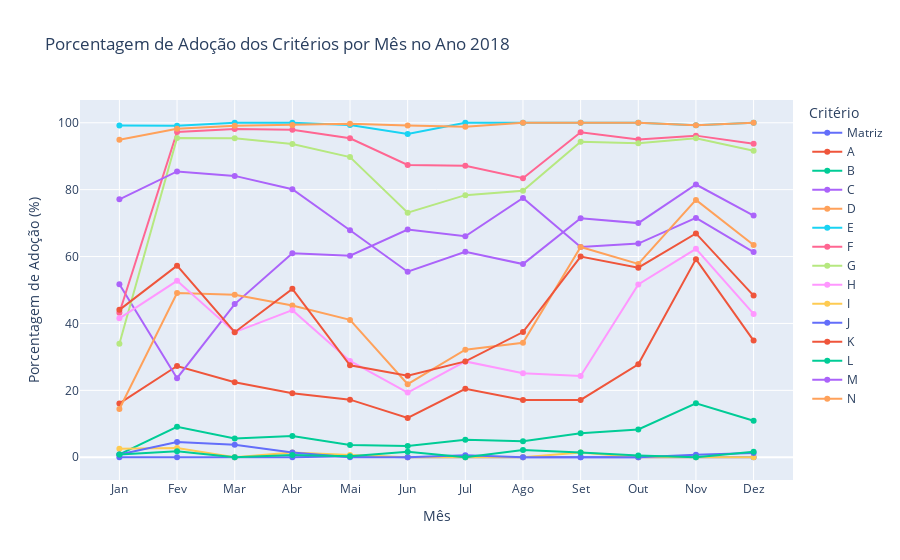
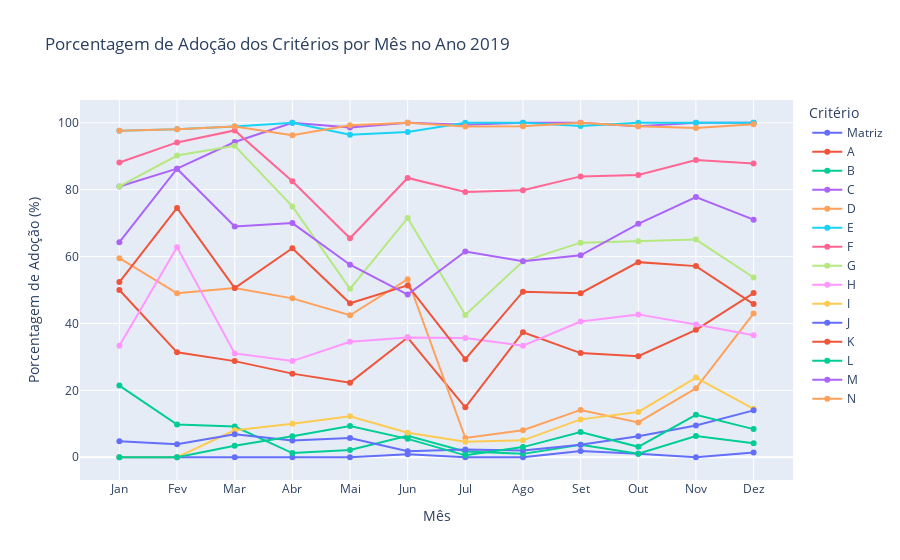

Notebook code for these charts, in order:
### Markdown cell above
## 11. Critérios Mensais
Aqui veremos a quais critérios estão mais presentes ao longos dos meses de cada anoa de relatórios publicados.

### Code cell
# Definir os critérios
raw_data = [
    "Matriz de Achados?",
    "a. Questões de Auditoria",
    "b. Subquestões de Auditoria",
    "c. Descrição sumária",
    "d. Critério (O que deveria ser)",
    "e. Condição ou situação encontrada (O que é) [achados]",
    "f. Evidências",
    "g. Informação extraída das evidências",
    "h. Causas",
    "i. Efeitos",
    "j. Boas Práticas",
    "k. Recomendações",
    "l. Benefícios esperados",
    "m. Manifestação",
    "n. Conclusões"
]

# Renomear as colunas para nomes mais curtos e legíveis
renomear_dict = {
    "Matriz de Achados?": "Matriz",
    "a. Questões de Auditoria": "A",
    "b. Subquestões de Auditoria": "B",
    "c. Descrição sumária": "C",
    "d. Critério (O que deveria ser)": "D",
    "e. Condição ou situação encontrada (O que é) [achados]": "E",
    "f. Evidências": "F",
    "g. Informação extraída das evidências": "G",
    "h. Causas": "H",
    "i. Efeitos": "I",
    "j. Boas Práticas": "J",
    "k. Recomendações": "K",
    "l. Benefícios esperados": "L",
    "m. Manifestação": "M",
    "n. Conclusões": "N"
}

# Renomear as colunas no DataFrame
tabela_relatorios = tabela_relatorios.rename(columns=renomear_dict)

# Converter as colunas renomeadas para tipo float, substituindo por NaN para valores inválidos
renamed_columns = list(renomear_dict.values())
tabela_relatorios[renamed_columns] = tabela_relatorios[renamed_columns].apply(pd.to_numeric, errors='coerce')

# Converter a coluna 'Data' para o formato datetime (já que a nova base tem o formato 'YYYY-MM-DD')
tabela_relatorios['Data'] = pd.to_datetime(tabela_relatorios['Data'], format='%Y-%m-%d')

# Filtrar apenas os anos que não são NaN
tabela_relatorios = tabela_relatorios.dropna(subset=['Ano'])
tabela_relatorios['Ano'] = tabela_relatorios['Ano'].astype(int)  # Converter a coluna 'Ano' para int após remover os NaN

# Criar um DataFrame para armazenar as porcentagens de adoção dos critérios por mês e ano
contagens_criterios_mes_ano = []

# Obter a lista de anos únicos
anos = tabela_relatorios['Ano'].unique()

# Iterar sobre cada ano
for ano in anos:
    # Filtrar o DataFrame para o ano atual
    df_ano = tabela_relatorios[tabela_relatorios['Ano'] == ano]

    # Iterar sobre cada mês
    meses_ordenados = ['jan', 'fev', 'mar', 'abr', 'mai', 'jun', 'jul', 'ago', 'set', 'out', 'nov', 'dez']
    for mes_nome in meses_ordenados:
        # Filtrar o DataFrame para o mês atual, usando o nome do mês em português
        df_mes = df_ano[df_ano['Data'].dt.month_name(locale='pt_BR.UTF-8').str.contains(mes_nome, case=False, na=False)]

        # Quantidade total de relatórios no mês
        qtd_relatorios_mes = len(df_mes.index)

        # Inicializar o dicionário para armazenar as porcentagens dos critérios para este mês e ano
        porcentagens_mes = {'Ano': ano, 'Mês': mes_nome}

        # Calcular a porcentagem de cada critério
        for criterio in renamed_columns:
            if qtd_relatorios_mes > 0:
                # Calcular a quantidade de relatórios que atendem ao critério, ignorando valores NaN
                qtd_criterio = df_mes[criterio].eq(1).sum()
                porcentagem = round((qtd_criterio / qtd_relatorios_mes) * 100, 2)
            else:
                porcentagem = 0.0
            
            # Armazenar no dicionário
            porcentagens_mes[criterio] = porcentagem

        # Adicionar ao DataFrame principal
        contagens_criterios_mes_ano.append(porcentagens_mes)

# Converter o resultado em um DataFrame
df_criterios_mes_ano = pd.DataFrame(contagens_criterios_mes_ano)

# Ordenar os meses e anos
df_criterios_mes_ano['Mês'] = pd.Categorical(df_criterios_mes_ano['Mês'], categories=meses_ordenados, ordered=True)
df_criterios_mes_ano = df_criterios_mes_ano.sort_values(by=['Ano', 'Mês'])

# Transformar o DataFrame para formato longo (long format) para facilitar visualização
df_criterios_mes_ano_long = df_criterios_mes_ano.melt(id_vars=['Ano', 'Mês'], var_name='Critério', value_name='Porcentagem')

# Garantir que a coluna 'Porcentagem' é numérica e substituir NaN por 0
df_criterios_mes_ano_long['Porcentagem'] = df_criterios_mes_ano_long['Porcentagem'].fillna(0).astype(float)

# Criar gráficos de linhas para cada ano, exibindo todos os critérios
anos_unicos = df_criterios_mes_ano_long['Ano'].unique()

for ano in anos_unicos:
    df_ano = df_criterios_mes_ano_long[df_criterios_mes_ano_long['Ano'] == ano]
    
    # Criar gráfico para o ano atual com todos os critérios
    fig = px.line(df_ano, x='Mês', y='Porcentagem', color='Critério',
                  title=f'Porcentagem de Adoção dos Critérios por Mês no Ano {ano}',
                  labels={'Mês': 'Mês', 'Porcentagem': 'Porcentagem de Adoção (%)', 'Critério': 'Critério'},
                  markers=True)
    
    # Atualizar layout do gráfico para melhorar a visualização
    fig.update_layout(
        xaxis_title='Mês',
        yaxis_title='Porcentagem de Adoção (%)',
        legend_title='Critério',
        xaxis=dict(
            tickmode='array',
            tickvals=meses_ordenados,
            ticktext=['Jan', 'Fev', 'Mar', 'Abr', 'Mai', 'Jun', 'Jul', 'Ago', 'Set', 'Out', 'Nov', 'Dez']
        )
    )
    
    # Exibir o gráfico
    fig.show()

### Figure 1 — Plotly figure (JSON) as saved in the notebook; plotly's stock layout.template omitted (floating-point values rounded to 4 significant figures)
{"data": [{"hovertemplate": "Critério=Matriz<br>Mês=%{x}<br>Porcentagem de Adoção (%)=%{y}<extra></extra>", "legendgroup": "Matriz", "line": {"color": "#636efa", "dash": "solid"}, "marker": {"symbol": "circle"}, "mode": "lines+markers", "name": "Matriz", "orientation": "v", "showlegend": true, "type": "scatter", "x": ["jan", "fev", "mar", "abr", "mai", "jun", "jul", "ago", "set", "out", "nov", "dez"], "xaxis": "x", "y": [0, 0, 0, 0, 0.33, 0, 0, 0, 0, 0, 0, 0], "yaxis": "y"}, {"hovertemplate": "Critério=A<br>Mês=%{x}<br>Porcentagem de Adoção (%)=%{y}<extra></extra>", "legendgroup": "A", "line": {"color": "#EF553B", "dash": "solid"}, "marker": {"symbol": "circle"}, "mode": "lines+markers", "name": "A", "orientation": "v", "showlegend": true, "type": "scatter", "x": ["jan", "fev", "mar", "abr", "mai", "jun", "jul", "ago", "set", "out", "nov", "dez"], "xaxis": "x", "y": [16.1, 27.27, 22.43, 19.15, 17.22, 11.76, 20.47, 17.11, 17.14, 27.78, 59.23, 34.87], "yaxis": "y"}, {"hovertemplate": "Critério=B<br>Mês=%{x}<br>Porcentagem de Adoção (%)=%{y}<extra></extra>", "legendgroup": "B", "line": {"color": "#00cc96", "dash": "solid"}, "marker": {"symbol": "circle"}, "mode": "lines+markers", "name": "B", "orientation": "v", "showlegend": true, "type": "scatter", "x": ["jan", "fev", "mar", "abr", "mai", "jun", "jul", "ago", "set", "out", "nov", "dez"], "xaxis": "x", "y": [0.85, 9.09, 5.61, 6.38, 3.64, 3.36, 5.26, 4.81, 7.14, 8.33, 16.15, 10.92], "yaxis": "y"}, {"hovertemplate": "Critério=C<br>Mês=%{x}<br>Porcentagem de Adoção (%)=%{y}<extra></extra>", "legendgroup": "C", "line": {"color": "#ab63fa", "dash": "solid"}, "marker": {"symbol": "circle"}, "mode": "lines+markers", "name": "C", "orientation": "v", "showlegend": true, "type": "scatter", "x": ["jan", "fev", "mar", "abr", "mai", "jun", "jul", "ago", "set", "out", "nov", "dez"], "xaxis": "x", "y": [51.69, 23.64, 45.79, 60.99, 60.26, 68.07, 66.08, 77.54, 62.86, 63.89, 71.54, 61.34], "yaxis": "y"}, {"hovertemplate": "Critério=D<br>Mês=%{x}<br>Porcentagem de Adoção (%)=%{y}<extra></extra>", "legendgroup": "D", "line": {"color": "#FFA15A", "dash": "solid"}, "marker": {"symbol": "circle"}, "mode": "lines+markers", "name": "D", "orientation": "v", "showlegend": true, "type": "scatter", "x": ["jan", "fev", "mar", "abr", "mai", "jun", "jul", "ago", "set", "out", "nov", "dez"], "xaxis": "x", "y": [14.41, 49.09, 48.6, 45.39, 41.06, 21.85, 32.16, 34.22, 62.86, 57.78, 76.92, 63.45], "yaxis": "y"}, {"hovertemplate": "Critério=E<br>Mês=%{x}<br>Porcentagem de Adoção (%)=%{y}<extra></extra>", "legendgroup": "E", "line": {"color": "#19d3f3", "dash": "solid"}, "marker": {"symbol": "circle"}, "mode": "lines+markers", "name": "E", "orientation": "v", "showlegend": true, "type": "scatter", "x": ["jan", "fev", "mar", "abr", "mai", "jun", "jul", "ago", "set", "out", "nov", "dez"], "xaxis": "x", "y": [99.15, 99.09, 100, 100, 99.34, 96.64, 100, 100, 100, 100, 99.23, 100], "yaxis": "y"}, {"hovertemplate": "Critério=F<br>Mês=%{x}<br>Porcentagem de Adoção (%)=%{y}<extra></extra>", "legendgroup": "F", "line": {"color": "#FF6692", "dash": "solid"}, "marker": {"symbol": "circle"}, "mode": "lines+markers", "name": "F", "orientation": "v", "showlegend": true, "type": "scatter", "x": ["jan", "fev", "mar", "abr", "mai", "jun", "jul", "ago", "set", "out", "nov", "dez"], "xaxis": "x", "y": [43.22, 97.27, 98.13, 97.87, 95.36, 87.39, 87.13, 83.42, 97.14, 95, 96.15, 93.7], "yaxis": "y"}, {"hovertemplate": "Critério=G<br>Mês=%{x}<br>Porcentagem de Adoção (%)=%{y}<extra></extra>", "legendgroup": "G", "line": {"color": "#B6E880", "dash": "solid"}, "marker": {"symbol": "circle"}, "mode": "lines+markers", "name": "G", "orientation": "v", "showlegend": true, "type": "scatter", "x": ["jan", "fev", "mar", "abr", "mai", "jun", "jul", "ago", "set", "out", "nov", "dez"], "xaxis": "x", "y": [33.9, 95.45, 95.33, 93.62, 89.74, 73.11, 78.36, 79.68, 94.29, 93.89, 95.38, 91.6], "yaxis": "y"}, {"hovertemplate": "Critério=H<br>Mês=%{x}<br>Porcentagem de Adoção (%)=%{y}<extra></extra>", "legendgroup": "H", "line": {"color": "#FF97FF", "dash": "solid"}, "marker": {"symbol": "circle"}, "mode": "lines+markers", "name": "H", "orientation": "v", "showlegend": true, "type": "scatter", "x": ["jan", "fev", "mar", "abr", "mai", "jun", "jul", "ago", "set", "out", "nov", "dez"], "xaxis": "x", "y": [41.53, 52.73, 37.38, 43.97, 28.81, 19.33, 28.65, 25.13, 24.29, 51.67, 62.31, 42.86], "yaxis": "y"}, {"hovertemplate": "Critério=I<br>Mês=%{x}<br>Porcentagem de Adoção (%)=%{y}<extra></extra>", "legendgroup": "I", "line": {"color": "#FECB52", "dash": "solid"}, "marker": {"symbol": "circle"}, "mode": "lines+markers", "name": "I", "orientation": "v", "showlegend": true, "type": "scatter", "x": ["jan", "fev", "mar", "abr", "mai", "jun", "jul", "ago", "set", "out", "nov", "dez"], "xaxis": "x", "y": [2.54, 2.73, 0, 1.42, 0.66, 0, 0, 0, 1.43, 0, 0, 0], "yaxis": "y"}, {"hovertemplate": "Critério=J<br>Mês=%{x}<br>Porcentagem de Adoção (%)=%{y}<extra></extra>", "legendgroup": "J", "line": {"color": "#636efa", "dash": "solid"}, "marker": {"symbol": "circle"}, "mode": "lines+markers", "name": "J", "orientation": "v", "showlegend": true, "type": "scatter", "x": ["jan", "fev", "mar", "abr", "mai", "jun", "jul", "ago", "set", "out", "nov", "dez"], "xaxis": "x", "y": [0.85, 4.55, 3.74, 1.42, 0, 0, 0.58, 0, 0, 0, 0.77, 1.26], "yaxis": "y"}, {"hovertemplate": "Critério=K<br>Mês=%{x}<br>Porcentagem de Adoção (%)=%{y}<extra></extra>", "legendgroup": "K", "line": {"color": "#EF553B", "dash": "solid"}, "marker": {"symbol": "circle"}, "mode": "lines+markers", "name": "K", "orientation": "v", "showlegend": true, "type": "scatter", "x": ["jan", "fev", "mar", "abr", "mai", "jun", "jul", "ago", "set", "out", "nov", "dez"], "xaxis": "x", "y": [44.07, 57.27, 37.38, 50.35, 27.48, 24.37, 28.65, 37.43, 60, 56.67, 66.92, 48.32], "yaxis": "y"}, {"hovertemplate": "Critério=L<br>Mês=%{x}<br>Porcentagem de Adoção (%)=%{y}<extra></extra>", "legendgroup": "L", "line": {"color": "#00cc96", "dash": "solid"}, "marker": {"symbol": "circle"}, "mode": "lines+markers", "name": "L", "orientation": "v", "showlegend": true, "type": "scatter", "x": ["jan", "fev", "mar", "abr", "mai", "jun", "jul", "ago", "set", "out", "nov", "dez"], "xaxis": "x", "y": [0.85, 1.82, 0, 0.71, 0.33, 1.68, 0, 2.14, 1.43, 0.56, 0, 1.68], "yaxis": "y"}, {"hovertemplate": "Critério=M<br>Mês=%{x}<br>Porcentagem de Adoção (%)=%{y}<extra></extra>", "legendgroup": "M", "line": {"color": "#ab63fa", "dash": "solid"}, "marker": {"symbol": "circle"}, "mode": "lines+markers", "name": "M", "orientation": "v", "showlegend": true, "type": "scatter", "x": ["jan", "fev", "mar", "abr", "mai", "jun", "jul", "ago", "set", "out", "nov", "dez"], "xaxis": "x", "y": [77.12, 85.45, 84.11, 80.14, 67.88, 55.46, 61.4, 57.75, 71.43, 70, 81.54, 72.27], "yaxis": "y"}, {"hovertemplate": "Critério=N<br>Mês=%{x}<br>Porcentagem de Adoção (%)=%{y}<extra></extra>", "legendgroup": "N", "line": {"color": "#FFA15A", "dash": "solid"}, "marker": {"symbol": "circle"}, "mode": "lines+markers", "name": "N", "orientation": "v", "showlegend": true, "type": "scatter", "x": ["jan", "fev", "mar", "abr", "mai", "jun", "jul", "ago", "set", "out", "nov", "dez"], "xaxis": "x", "y": [94.92, 98.18, 99.07, 99.29, 99.67, 99.16, 98.83, 100, 100, 100, 99.23, 100], "yaxis": "y"}], "layout": {"legend": {"title": {"text": "Critério"}, "tracegroupgap": 0}, "title": {"text": "Porcentagem de Adoção dos Critérios por Mês no Ano 2018"}, "xaxis": {"anchor": "y", "domain": [0, 1], "tickmode": "array", "ticktext": ["Jan", "Fev", "Mar", "Abr", "Mai", "Jun", "Jul", "Ago", "Set", "Out", "Nov", "Dez"], "tickvals": ["jan", "fev", "mar", "abr", "mai", "jun", "jul", "ago", "set", "out", "nov", "dez"], "title": {"text": "Mês"}}, "yaxis": {"anchor": "x", "domain": [0, 1], "title": {"text": "Porcentagem de Adoção (%)"}}}}

### Figure 2 — Plotly figure (JSON) as saved in the notebook; plotly's stock layout.template omitted (floating-point values rounded to 4 significant figures)
{"data": [{"hovertemplate": "Critério=Matriz<br>Mês=%{x}<br>Porcentagem de Adoção (%)=%{y}<extra></extra>", "legendgroup": "Matriz", "line": {"color": "#636efa", "dash": "solid"}, "marker": {"symbol": "circle"}, "mode": "lines+markers", "name": "Matriz", "orientation": "v", "showlegend": true, "type": "scatter", "x": ["jan", "fev", "mar", "abr", "mai", "jun", "jul", "ago", "set", "out", "nov", "dez"], "xaxis": "x", "y": [0, 0, 0, 0, 0, 0.92, 0, 0, 1.89, 1.04, 0, 1.4], "yaxis": "y"}, {"hovertemplate": "Critério=A<br>Mês=%{x}<br>Porcentagem de Adoção (%)=%{y}<extra></extra>", "legendgroup": "A", "line": {"color": "#EF553B", "dash": "solid"}, "marker": {"symbol": "circle"}, "mode": "lines+markers", "name": "A", "orientation": "v", "showlegend": true, "type": "scatter", "x": ["jan", "fev", "mar", "abr", "mai", "jun", "jul", "ago", "set", "out", "nov", "dez"], "xaxis": "x", "y": [50, 31.37, 28.74, 25, 22.3, 35.78, 14.94, 37.37, 31.13, 30.21, 38.1, 49.07], "yaxis": "y"}, {"hovertemplate": "Critério=B<br>Mês=%{x}<br>Porcentagem de Adoção (%)=%{y}<extra></extra>", "legendgroup": "B", "line": {"color": "#00cc96", "dash": "solid"}, "marker": {"symbol": "circle"}, "mode": "lines+markers", "name": "B", "orientation": "v", "showlegend": true, "type": "scatter", "x": ["jan", "fev", "mar", "abr", "mai", "jun", "jul", "ago", "set", "out", "nov", "dez"], "xaxis": "x", "y": [21.43, 9.8, 9.2, 1.25, 2.16, 6.42, 1.72, 1.01, 3.77, 1.04, 6.35, 4.21], "yaxis": "y"}, {"hovertemplate": "Critério=C<br>Mês=%{x}<br>Porcentagem de Adoção (%)=%{y}<extra></extra>", "legendgroup": "C", "line": {"color": "#ab63fa", "dash": "solid"}, "marker": {"symbol": "circle"}, "mode": "lines+markers", "name": "C", "orientation": "v", "showlegend": true, "type": "scatter", "x": ["jan", "fev", "mar", "abr", "mai", "jun", "jul", "ago", "set", "out", "nov", "dez"], "xaxis": "x", "y": [80.95, 86.27, 94.25, 100, 98.56, 100, 99.43, 100, 100, 98.96, 100, 100], "yaxis": "y"}, {"hovertemplate": "Critério=D<br>Mês=%{x}<br>Porcentagem de Adoção (%)=%{y}<extra></extra>", "legendgroup": "D", "line": {"color": "#FFA15A", "dash": "solid"}, "marker": {"symbol": "circle"}, "mode": "lines+markers", "name": "D", "orientation": "v", "showlegend": true, "type": "scatter", "x": ["jan", "fev", "mar", "abr", "mai", "jun", "jul", "ago", "set", "out", "nov", "dez"], "xaxis": "x", "y": [59.52, 49.02, 50.57, 47.5, 42.45, 53.21, 5.75, 8.08, 14.15, 10.42, 20.63, 42.99], "yaxis": "y"}, {"hovertemplate": "Critério=E<br>Mês=%{x}<br>Porcentagem de Adoção (%)=%{y}<extra></extra>", "legendgroup": "E", "line": {"color": "#19d3f3", "dash": "solid"}, "marker": {"symbol": "circle"}, "mode": "lines+markers", "name": "E", "orientation": "v", "showlegend": true, "type": "scatter", "x": ["jan", "fev", "mar", "abr", "mai", "jun", "jul", "ago", "set", "out", "nov", "dez"], "xaxis": "x", "y": [97.62, 98.04, 98.85, 100, 96.4, 97.25, 100, 100, 99.06, 100, 100, 100], "yaxis": "y"}, {"hovertemplate": "Critério=F<br>Mês=%{x}<br>Porcentagem de Adoção (%)=%{y}<extra></extra>", "legendgroup": "F", "line": {"color": "#FF6692", "dash": "solid"}, "marker": {"symbol": "circle"}, "mode": "lines+markers", "name": "F", "orientation": "v", "showlegend": true, "type": "scatter", "x": ["jan", "fev", "mar", "abr", "mai", "jun", "jul", "ago", "set", "out", "nov", "dez"], "xaxis": "x", "y": [88.1, 94.12, 97.7, 82.5, 65.47, 83.49, 79.31, 79.8, 83.96, 84.38, 88.89, 87.85], "yaxis": "y"}, {"hovertemplate": "Critério=G<br>Mês=%{x}<br>Porcentagem de Adoção (%)=%{y}<extra></extra>", "legendgroup": "G", "line": {"color": "#B6E880", "dash": "solid"}, "marker": {"symbol": "circle"}, "mode": "lines+markers", "name": "G", "orientation": "v", "showlegend": true, "type": "scatter", "x": ["jan", "fev", "mar", "abr", "mai", "jun", "jul", "ago", "set", "out", "nov", "dez"], "xaxis": "x", "y": [80.95, 90.2, 93.1, 75, 50.36, 71.56, 42.53, 58.59, 64.15, 64.58, 65.08, 53.74], "yaxis": "y"}, {"hovertemplate": "Critério=H<br>Mês=%{x}<br>Porcentagem de Adoção (%)=%{y}<extra></extra>", "legendgroup": "H", "line": {"color": "#FF97FF", "dash": "solid"}, "marker": {"symbol": "circle"}, "mode": "lines+markers", "name": "H", "orientation": "v", "showlegend": true, "type": "scatter", "x": ["jan", "fev", "mar", "abr", "mai", "jun", "jul", "ago", "set", "out", "nov", "dez"], "xaxis": "x", "y": [33.33, 62.75, 31.03, 28.75, 34.53, 35.78, 35.63, 33.33, 40.57, 42.71, 39.68, 36.45], "yaxis": "y"}, {"hovertemplate": "Critério=I<br>Mês=%{x}<br>Porcentagem de Adoção (%)=%{y}<extra></extra>", "legendgroup": "I", "line": {"color": "#FECB52", "dash": "solid"}, "marker": {"symbol": "circle"}, "mode": "lines+markers", "name": "I", "orientation": "v", "showlegend": true, "type": "scatter", "x": ["jan", "fev", "mar", "abr", "mai", "jun", "jul", "ago", "set", "out", "nov", "dez"], "xaxis": "x", "y": [0, 0, 8.05, 10, 12.23, 7.34, 4.6, 5.05, 11.32, 13.54, 23.81, 14.49], "yaxis": "y"}, {"hovertemplate": "Critério=J<br>Mês=%{x}<br>Porcentagem de Adoção (%)=%{y}<extra></extra>", "legendgroup": "J", "line": {"color": "#636efa", "dash": "solid"}, "marker": {"symbol": "circle"}, "mode": "lines+markers", "name": "J", "orientation": "v", "showlegend": true, "type": "scatter", "x": ["jan", "fev", "mar", "abr", "mai", "jun", "jul", "ago", "set", "out", "nov", "dez"], "xaxis": "x", "y": [4.76, 3.92, 6.9, 5, 5.76, 1.83, 2.3, 2.02, 3.77, 6.25, 9.52, 14.02], "yaxis": "y"}, {"hovertemplate": "Critério=K<br>Mês=%{x}<br>Porcentagem de Adoção (%)=%{y}<extra></extra>", "legendgroup": "K", "line": {"color": "#EF553B", "dash": "solid"}, "marker": {"symbol": "circle"}, "mode": "lines+markers", "name": "K", "orientation": "v", "showlegend": true, "type": "scatter", "x": ["jan", "fev", "mar", "abr", "mai", "jun", "jul", "ago", "set", "out", "nov", "dez"], "xaxis": "x", "y": [52.38, 74.51, 50.57, 62.5, 46.04, 51.38, 29.31, 49.49, 49.06, 58.33, 57.14, 45.79], "yaxis": "y"}, {"hovertemplate": "Critério=L<br>Mês=%{x}<br>Porcentagem de Adoção (%)=%{y}<extra></extra>", "legendgroup": "L", "line": {"color": "#00cc96", "dash": "solid"}, "marker": {"symbol": "circle"}, "mode": "lines+markers", "name": "L", "orientation": "v", "showlegend": true, "type": "scatter", "x": ["jan", "fev", "mar", "abr", "mai", "jun", "jul", "ago", "set", "out", "nov", "dez"], "xaxis": "x", "y": [0, 0, 3.45, 6.25, 9.35, 5.5, 0.57, 3.03, 7.55, 3.12, 12.7, 8.41], "yaxis": "y"}, {"hovertemplate": "Critério=M<br>Mês=%{x}<br>Porcentagem de Adoção (%)=%{y}<extra></extra>", "legendgroup": "M", "line": {"color": "#ab63fa", "dash": "solid"}, "marker": {"symbol": "circle"}, "mode": "lines+markers", "name": "M", "orientation": "v", "showlegend": true, "type": "scatter", "x": ["jan", "fev", "mar", "abr", "mai", "jun", "jul", "ago", "set", "out", "nov", "dez"], "xaxis": "x", "y": [64.29, 86.27, 68.97, 70, 57.55, 48.62, 61.49, 58.59, 60.38, 69.79, 77.78, 71.03], "yaxis": "y"}, {"hovertemplate": "Critério=N<br>Mês=%{x}<br>Porcentagem de Adoção (%)=%{y}<extra></extra>", "legendgroup": "N", "line": {"color": "#FFA15A", "dash": "solid"}, "marker": {"symbol": "circle"}, "mode": "lines+markers", "name": "N", "orientation": "v", "showlegend": true, "type": "scatter", "x": ["jan", "fev", "mar", "abr", "mai", "jun", "jul", "ago", "set", "out", "nov", "dez"], "xaxis": "x", "y": [97.62, 98.04, 98.85, 96.25, 99.28, 100, 98.85, 98.99, 100, 98.96, 98.41, 99.53], "yaxis": "y"}], "layout": {"legend": {"title": {"text": "Critério"}, "tracegroupgap": 0}, "title": {"text": "Porcentagem de Adoção dos Critérios por Mês no Ano 2019"}, "xaxis": {"anchor": "y", "domain": [0, 1], "tickmode": "array", "ticktext": ["Jan", "Fev", "Mar", "Abr", "Mai", "Jun", "Jul", "Ago", "Set", "Out", "Nov", "Dez"], "tickvals": ["jan", "fev", "mar", "abr", "mai", "jun", "jul", "ago", "set", "out", "nov", "dez"], "title": {"text": "Mês"}}, "yaxis": {"anchor": "x", "domain": [0, 1], "title": {"text": "Porcentagem de Adoção (%)"}}}}
